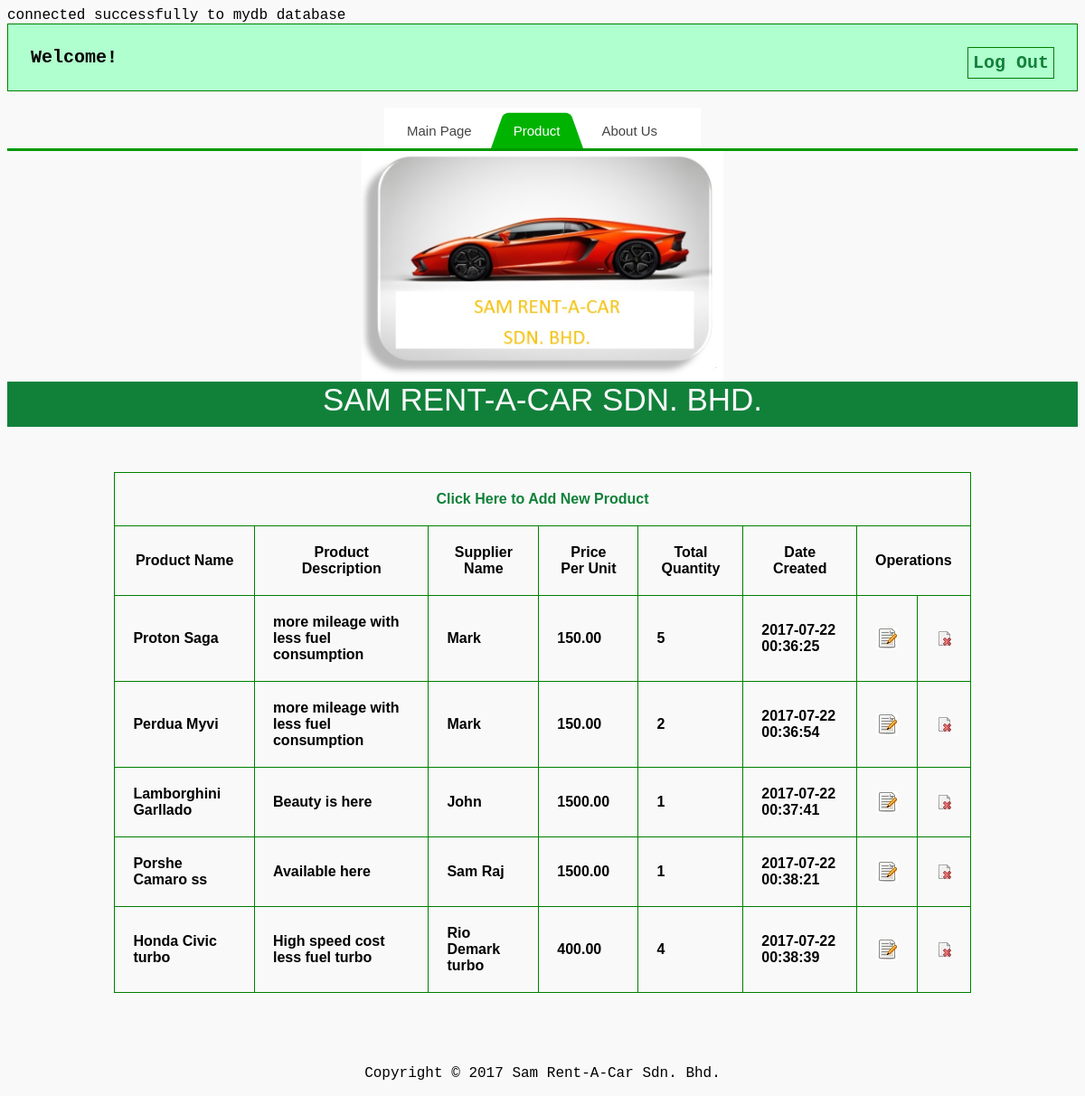
The page /product.php on the database its author committed.
### tables this page shows
CREATE TABLE IF NOT EXISTS `products` (
  `product_id` int(10) NOT NULL,
  `product_name` varchar(50) NOT NULL,
  `product_desc` varchar(250) NOT NULL,
  `supp_name` varchar(50) NOT NULL,
  `product_price_per_unit` decimal(15,2) NOT NULL,
  `product_quantity` int(10) NOT NULL,
  `dt_created` datetime NOT NULL DEFAULT CURRENT_TIMESTAMP
);

### product.php (the view, shortened to what this page needs)
<?php
include_once 'dbconfig.php';
?>
<!DOCTYPE html PUBLIC "-//W3C//DTD XHTML 1.0 Transitional//EN" "http://www.w3.org/TR/xhtml1/DTD/xhtml1-transitional.dtd">
<html xmlns="http://www.w3.org/1999/xhtml">
<head>
<link rel="stylesheet" href="style.css" type="text/css" />
</head>
<body>
<div id="profile">
<b id="welcome">Welcome!</i></b>
<b id="logout"><a href="logout.php">Log Out</a></b>
</div>
<div id='cssmenu'>
		<ul style='list-style-type: none; display:block; width:350px; margin:0 auto;'>
		   <li><a href='main.php'>Main Page</a></li>
		   <li class='active'><a href='product.php'>Product</a></li>
		   <li><a href='aboutus.php'>About Us</a></li>
		</ul>
	</div>
<center><img src="lambo.jpg" width="400" height="255" align="center">
<div id="header">
 <div id="content">
    <label>SAM RENT-A-CAR SDN. BHD.</label>
    </div>
</div>
<div id="body">
 <div id="content">
    <table align="center">
    <tr>
    <th colspan="8"><a href="add_product_data.php">Click Here to Add New Product</a></th>
    </tr>
    <th>Product Name</th>
    <th>Product Description</th>
    <th>Supplier Name</th>
	<th>Price Per Unit</th>
	<th>Total Quantity</th>
	<th>Date Created</th>
    <th colspan="2">Operations</th>
    <?php
 $query=mysqli_query($link,"SELECT * FROM products");
 while($row=mysqli_fetch_row($query))
 {
  ?>
        <tr>
        <td><?php echo $row[1]; ?></td>
        <td><?php echo $row[2]; ?></td>
        <td><?php echo $row[3]; ?></td>
		<td><?php echo $row[4]; ?></td>
		<td><?php echo $row[5]; ?></td>
		<td><?php echo $row[6]; ?></td>
		<td align="center"><a href="javascript:edt_id('<?php echo $row[0]; ?>')"><img src="editButton.png" align="EDIT" /></a></td>
        <td align="center"><a href="javascript:delete_id('<?php echo $row[0]; ?>')"><img src="dropButton.png" align="DELETE" /></a></td>
        </tr>
        <?php
 }
 ?>
    </table>
    </div>
</div>
<div class="copyright"><p>Copyright © 2017 Sam Rent-A-Car Sdn. Bhd.</p></div>
</center>
</body>
</html>

### style.css (style rules this page uses)
#cssmenu { width:960px; margin:20px auto; text-align:center; font-family:raleway; }
#cssmenu, #cssmenu ul, #cssmenu ul li, #cssmenu ul li a { margin: 0; padding: 0; border: 0; list-style: none; line-height: 1; display: block; position: relative; -webkit-box-sizing: border-box; -moz-box-sizing: border-box; box-sizing: border-box; }
#cssmenu:after, #cssmenu > ul:after { content: "."; display: block; clear: both; visibility: hidden; line-height: 0; height: 0; }
#cssmenu { width: auto; border-bottom: 3px solid #009900; font-family: Raleway, sans-serif; line-height: 1; }
#cssmenu ul { background: #ffffff; }
#cssmenu > ul > li { float: left; }
#cssmenu > ul > li > a { z-index: 2; padding: 18px 25px 12px 25px; font-size: 15px; font-weight: 400; text-decoration: none; color: #444444; -webkit-transition: all .2s ease; -moz-transition: all .2s ease; -ms-transition: all .2s ease; -o-transition: all .2s ease; transition: all .2s ease; margin-right: -4px; }
#cssmenu > ul > li.active > a, #cssmenu > ul > li:hover > a, #cssmenu > ul > li > a:hover { color: #ffffff; }
#cssmenu > ul > li > a:after { position: absolute; left: 0; bottom: 0; right: 0; z-index: -1; width: 100%; height: 120%; border-top-left-radius: 8px; border-top-right-radius: 8px; content: ""; -webkit-transition: all .2s ease; -o-transition: all .2s ease; transition: all .2s ease; -webkit-transform: perspective(5px) rotateX(2deg); -webkit-transform-origin: bottom; -moz-transform: perspective(5px) rotateX(2deg); -moz-transform-origin: bottom; transform: perspective(5px) rotateX(2deg); transform-origin: bottom; }
#cssmenu > ul > li.active > a:after, #cssmenu > ul > li:hover > a:after, #cssmenu > ul > li > a:hover:after { background: #00b300; }
body { background:#f9f9f9; font-family:"Courier New", Courier, monospace; }
#header { width:100%; height:50px; background:#11813A; color:#f9f9f9; font-family:"Lucida Sans Unicode","Lucida Grande", sans-serif; font-size:35px; text-align:center; }
#body { margin-top:50px; }
table { width:80%; font-family:tahoma, Geneva, sans-serif; font-weight:bolder; color:#999; margin-bottom:80px; }
table a { text-decoration:none; color:#11813A; }
table,td,th { border-collapse:collapse; border:solid green 1px; padding:20px; color:black; }
#profile { padding:25px; border:1px solid green; font-size:20px; background-color:#B0FFCE }
#logout { float:right; padding:5px; border:1px solid green; }
a { text-decoration:none; color:#11813A }

### rows shown on the page
products: product_name "Proton Saga", product_desc "more mileage with less fuel consumption", supp_name "Mark", product_price_per_unit "150.00", product_quantity "5", dt_created "2017-07-22 00:36:25"
products: product_name "Perdua Myvi", product_desc "more mileage with less fuel consumption", supp_name "Mark", product_price_per_unit "150.00", product_quantity "2", dt_created "2017-07-22 00:36:54"
products: product_name "Lamborghini Garllado", product_desc "Beauty is here", supp_name "John", product_price_per_unit "1500.00", product_quantity "1", dt_created "2017-07-22 00:37:41"
products: product_name "Porshe Camaro ss", product_desc "Available here", supp_name "Sam Raj", product_price_per_unit "1500.00", product_quantity "1", dt_created "2017-07-22 00:38:21"
products: product_name "Honda Civic turbo", product_desc "High speed cost less fuel turbo", supp_name "Rio Demark turbo", product_price_per_unit "400.00", product_quantity "4", dt_created "2017-07-22 00:38:39"
